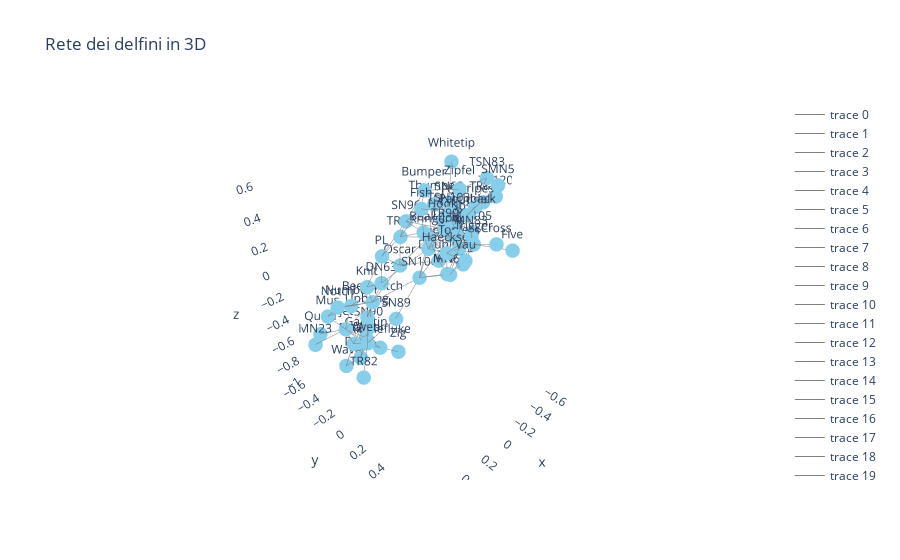

This figure's notebook cell:
### Code cell
# Creare layout 3D per la rete
pos_3d = nx.spring_layout(G, dim=3)

# Traccia degli archi
edge_trace = []
for edge in G.edges():
    x0, y0, z0 = pos_3d[edge[0]]
    x1, y1, z1 = pos_3d[edge[1]]
    edge_trace.append(go.Scatter3d(
        x=[x0, x1, None],
        y=[y0, y1, None],
        z=[z0, z1, None],
        mode='lines',
        line=dict(color='gray', width=1)
    ))

# Traccia dei nodi
node_trace = go.Scatter3d(
    x=[pos_3d[node][0] for node in G.nodes()],
    y=[pos_3d[node][1] for node in G.nodes()],
    z=[pos_3d[node][2] for node in G.nodes()],
    mode='markers+text',
    text=[node for node in G.nodes()],  # Usare l'ID del nodo come etichetta
    marker=dict(size=5, color='skyblue')
)

fig = go.Figure(data=edge_trace + [node_trace])
fig.update_layout(title="Rete dei delfini in 3D",
                  scene=dict(xaxis=dict(showbackground=False),
                             yaxis=dict(showbackground=False),
                             zaxis=dict(showbackground=False)))
fig.show()

### Figure 1 — Plotly figure (JSON) as saved in the notebook; plotly's stock layout.template omitted (floating-point values rounded to 4 significant figures)
{"data": [{"line": {"color": "gray", "width": 1}, "mode": "lines", "type": "scatter3d", "x": [0.01769, -0.007101, null], "y": [0.0848, 0.0413, null], "z": [0.2944, 0.4299, null]}, {"line": {"color": "gray", "width": 1}, "mode": "lines", "type": "scatter3d", "x": [0.01769, -0.2099, null], "y": [0.0848, 0.1411, null], "z": [0.2944, 0.2599, null]}, {"line": {"color": "gray", "width": 1}, "mode": "lines", "type": "scatter3d", "x": [0.01769, 0.02467, null], "y": [0.0848, 0.2895, null], "z": [0.2944, 0.2343, null]}, {"line": {"color": "gray", "width": 1}, "mode": "lines", "type": "scatter3d", "x": [0.01769, -0.04895, null], "y": [0.0848, 0.05958, null], "z": [0.2944, 0.1407, null]}, {"line": {"color": "gray", "width": 1}, "mode": "lines", "type": "scatter3d", "x": [0.01769, 0.03549, null], "y": [0.0848, -0.05389, null], "z": [0.2944, 0.3278, null]}, {"line": {"color": "gray", "width": 1}, "mode": "lines", "type": "scatter3d", "x": [0.01769, 0.08516, null], "y": [0.0848, -0.05615, null], "z": [0.2944, 0.2351, null]}, {"line": {"color": "gray", "width": 1}, "mode": "lines", "type": "scatter3d", "x": [0.2426, 0.3819, null], "y": [-0.1959, -0.3618, null], "z": [-0.2716, -0.5319, null]}, {"line": {"color": "gray", "width": 1}, "mode": "lines", "type": "scatter3d", "x": [0.2426, 0.2459, null], "y": [-0.1959, -0.2384, null], "z": [-0.2716, -0.1627, null]}, {"line": {"color": "gray", "width": 1}, "mode": "lines", "type": "scatter3d", "x": [0.2426, 0.433, null], "y": [-0.1959, -0.3459, null], "z": [-0.2716, -0.2952, null]}, {"line": {"color": "gray", "width": 1}, "mode": "lines", "type": "scatter3d", "x": [0.2426, 0.3447, null], "y": [-0.1959, -0.3132, null], "z": [-0.2716, -0.3133, null]}, {"line": {"color": "gray", "width": 1}, "mode": "lines", "type": "scatter3d", "x": [0.2426, 0.0906, null], "y": [-0.1959, -0.06481, null], "z": [-0.2716, 0.0205, null]}, {"line": {"color": "gray", "width": 1}, "mode": "lines", "type": "scatter3d", "x": [0.2426, 0.03631, null], "y": [-0.1959, 0.06247, null], "z": [-0.2716, -0.04258, null]}, {"line": {"color": "gray", "width": 1}, "mode": "lines", "type": "scatter3d", "x": [0.2426, 0.2554, null], "y": [-0.1959, -0.2565, null], "z": [-0.2716, -0.5303, null]}, {"line": {"color": "gray", "width": 1}, "mode": "lines", "type": "scatter3d", "x": [0.2426, 0.2651, null], "y": [-0.1959, -0.2433, null], "z": [-0.2716, -0.42, null]}, {"line": {"color": "gray", "width": 1}, "mode": "lines", "type": "scatter3d", "x": [-0.1441, -0.007101, null], "y": [-0.06989, 0.0413, null], "z": [0.4743, 0.4299, null]}, {"line": {"color": "gray", "width": 1}, "mode": "lines", "type": "scatter3d", "x": [-0.1441, 0.03549, null], "y": [-0.06989, -0.05389, null], "z": [0.4743, 0.3278, null]}, {"line": {"color": "gray", "width": 1}, "mode": "lines", "type": "scatter3d", "x": [-0.1441, -0.2553, null], "y": [-0.06989, -0.09037, null], "z": [0.4743, 0.3365, null]}, {"line": {"color": "gray", "width": 1}, "mode": "lines", "type": "scatter3d", "x": [-0.1441, -0.349, null], "y": [-0.06989, 0.04349, null], "z": [0.4743, 0.4555, null]}, {"line": {"color": "gray", "width": 1}, "mode": "lines", "type": "scatter3d", "x": [-0.1804, -0.06653, null], "y": [0.2489, 0.1367, null], "z": [0.0478, 0.0771, null]}, {"line": {"color": "gray", "width": 1}, "mode": "lines", "type": "scatter3d", "x": [-0.1804, -0.2099, null], "y": [0.2489, 0.1411, null], "z": [0.0478, 0.2599, null]}, {"line": {"color": "gray", "width": 1}, "mode": "lines", "type": "scatter3d", "x": [-0.1804, -0.02435, null], "y": [0.2489, 0.2533, null], "z": [0.0478, 0.04699, null]}, {"line": {"color": "gray", "width": 1}, "mode": "lines", "type": "scatter3d", "x": [0.04115, -0.04632, null], "y": [0.6525, 0.4319, null], "z": [0.4479, 0.3238, null]}, {"line": {"color": "gray", "width": 1}, "mode": "lines", "type": "scatter3d", "x": [0.3323, 0.2704, null], "y": [-0.2876, -0.3149, null], "z": [-0.8001, -0.7106, null]}, {"line": {"color": "gray", "width": 1}, "mode": "lines", "type": "scatter3d", "x": [0.3323, 0.2569, null], "y": [-0.2876, -0.2986, null], "z": [-0.8001, -0.654, null]}, {"line": {"color": "gray", "width": 1}, "mode": "lines", "type": "scatter3d", "x": [0.3323, 0.4209, null], "y": [-0.2876, -0.3617, null], "z": [-0.8001, -0.8752, null]}, {"line": {"color": "gray", "width": 1}, "mode": "lines", "type": "scatter3d", "x": [0.3323, 0.3115, null], "y": [-0.2876, -0.2039, null], "z": [-0.8001, -0.6123, null]}, {"line": {"color": "gray", "width": 1}, "mode": "lines", "type": "scatter3d", "x": [0.3592, 0.2704, null], "y": [-0.3173, -0.3149, null], "z": [-0.6602, -0.7106, null]}, {"line": {"color": "gray", "width": 1}, "mode": "lines", "type": "scatter3d", "x": [0.3592, 0.2569, null], "y": [-0.3173, -0.2986, null], "z": [-0.6602, -0.654, null]}, {"line": {"color": "gray", "width": 1}, "mode": "lines", "type": "scatter3d", "x": [0.3592, 0.3819, null], "y": [-0.3173, -0.3618, null], "z": [-0.6602, -0.5319, null]}, {"line": {"color": "gray", "width": 1}, "mode": "lines", "type": "scatter3d", "x": [0.3592, 0.2651, null], "y": [-0.3173, -0.2433, null], "z": [-0.6602, -0.42, null]}, {"line": {"color": "gray", "width": 1}, "mode": "lines", "type": "scatter3d", "x": [0.3592, 0.4209, null], "y": [-0.3173, -0.3617, null], "z": [-0.6602, -0.8752, null]}, {"line": {"color": "gray", "width": 1}, "mode": "lines", "type": "scatter3d", "x": [0.3592, 0.3115, null], "y": [-0.3173, -0.2039, null], "z": [-0.6602, -0.6123, null]}, {"line": {"color": "gray", "width": 1}, "mode": "lines", "type": "scatter3d", "x": [0.1781, 0.2459, null], "y": [-0.1631, -0.2384, null], "z": [-0.1262, -0.1627, null]}, {"line": {"color": "gray", "width": 1}, "mode": "lines", "type": "scatter3d", "x": [0.1781, 0.3447, null], "y": [-0.1631, -0.3132, null], "z": [-0.1262, -0.3133, null]}, {"line": {"color": "gray", "width": 1}, "mode": "lines", "type": "scatter3d", "x": [0.1781, 0.1628, null], "y": [-0.1631, -0.1584, null], "z": [-0.1262, 0.08182, null]}, {"line": {"color": "gray", "width": 1}, "mode": "lines", "type": "scatter3d", "x": [0.1781, -0.04895, null], "y": [-0.1631, 0.05958, null], "z": [-0.1262, 0.1407, null]}, {"line": {"color": "gray", "width": 1}, "mode": "lines", "type": "scatter3d", "x": [0.1781, 0.2651, null], "y": [-0.1631, -0.2433, null], "z": [-0.1262, -0.42, null]}, {"line": {"color": "gray", "width": 1}, "mode": "lines", "type": "scatter3d", "x": [-0.06653, -0.07776, null], "y": [0.1367, 0.03488, null], "z": [0.0771, 0.2042, null]}, {"line": {"color": "gray", "width": 1}, "mode": "lines", "type": "scatter3d", "x": [-0.06653, 0.0906, null], "y": [0.1367, -0.06481, null], "z": [0.0771, 0.0205, null]}, {"line": {"color": "gray", "width": 1}, "mode": "lines", "type": "scatter3d", "x": [-0.06653, -0.2108, null], "y": [0.1367, 0.1156, null], "z": [0.0771, 0.1979, null]}, {"line": {"color": "gray", "width": 1}, "mode": "lines", "type": "scatter3d", "x": [-0.06653, -0.08639, null], "y": [0.1367, 0.2887, null], "z": [0.0771, 0.2196, null]}, {"line": {"color": "gray", "width": 1}, "mode": "lines", "type": "scatter3d", "x": [-0.06653, -0.02435, null], "y": [0.1367, 0.2533, null], "z": [0.0771, 0.04699, null]}, {"line": {"color": "gray", "width": 1}, "mode": "lines", "type": "scatter3d", "x": [0.2704, 0.2569, null], "y": [-0.3149, -0.2986, null], "z": [-0.7106, -0.654, null]}, {"line": {"color": "gray", "width": 1}, "mode": "lines", "type": "scatter3d", "x": [0.2704, 0.3819, null], "y": [-0.3149, -0.3618, null], "z": [-0.7106, -0.5319, null]}, {"line": {"color": "gray", "width": 1}, "mode": "lines", "type": "scatter3d", "x": [0.2704, 0.1181, null], "y": [-0.3149, -0.3172, null], "z": [-0.7106, -0.8544, null]}, {"line": {"color": "gray", "width": 1}, "mode": "lines", "type": "scatter3d", "x": [0.2704, 0.2554, null], "y": [-0.3149, -0.2565, null], "z": [-0.7106, -0.5303, null]}, {"line": {"color": "gray", "width": 1}, "mode": "lines", "type": "scatter3d", "x": [0.2704, 0.3115, null], "y": [-0.3149, -0.2039, null], "z": [-0.7106, -0.6123, null]}, {"line": {"color": "gray", "width": 1}, "mode": "lines", "type": "scatter3d", "x": [-0.007101, -0.1603, null], "y": [0.0413, 0.2813, null], "z": [0.4299, 0.4191, null]}, {"line": {"color": "gray", "width": 1}, "mode": "lines", "type": "scatter3d", "x": [-0.007101, 0.03549, null], "y": [0.0413, -0.05389, null], "z": [0.4299, 0.3278, null]}, {"line": {"color": "gray", "width": 1}, "mode": "lines", "type": "scatter3d", "x": [-0.007101, 0.08516, null], "y": [0.0413, -0.05615, null], "z": [0.4299, 0.2351, null]}, {"line": {"color": "gray", "width": 1}, "mode": "lines", "type": "scatter3d", "x": [-0.05589, -0.04632, null], "y": [0.6922, 0.4319, null], "z": [0.3866, 0.3238, null]}, {"line": {"color": "gray", "width": 1}, "mode": "lines", "type": "scatter3d", "x": [-0.4878, -0.2888, null], "y": [-0.1192, 0.07575, null], "z": [0.2417, 0.2536, null]}, {"line": {"color": "gray", "width": 1}, "mode": "lines", "type": "scatter3d", "x": [0.2569, 0.3819, null], "y": [-0.2986, -0.3618, null], "z": [-0.654, -0.5319, null]}, {"line": {"color": "gray", "width": 1}, "mode": "lines", "type": "scatter3d", "x": [0.2569, 0.1181, null], "y": [-0.2986, -0.3172, null], "z": [-0.654, -0.8544, null]}, {"line": {"color": "gray", "width": 1}, "mode": "lines", "type": "scatter3d", "x": [0.2569, 0.2554, null], "y": [-0.2986, -0.2565, null], "z": [-0.654, -0.5303, null]}, {"line": {"color": "gray", "width": 1}, "mode": "lines", "type": "scatter3d", "x": [0.2569, 0.2651, null], "y": [-0.2986, -0.2433, null], "z": [-0.654, -0.42, null]}, {"line": {"color": "gray", "width": 1}, "mode": "lines", "type": "scatter3d", "x": [0.2569, 0.3115, null], "y": [-0.2986, -0.2039, null], "z": [-0.654, -0.6123, null]}, {"line": {"color": "gray", "width": 1}, "mode": "lines", "type": "scatter3d", "x": [-0.2099, -0.209, null], "y": [0.1411, 0.03487, null], "z": [0.2599, 0.283, null]}, {"line": {"color": "gray", "width": 1}, "mode": "lines", "type": "scatter3d", "x": [-0.2099, -0.1168, null], "y": [0.1411, 0.354, null], "z": [0.2599, 0.3174, null]}, {"line": {"color": "gray", "width": 1}, "mode": "lines", "type": "scatter3d", "x": [-0.2099, -0.2888, null], "y": [0.1411, 0.07575, null], "z": [0.2599, 0.2536, null]}, {"line": {"color": "gray", "width": 1}, "mode": "lines", "type": "scatter3d", "x": [-0.2099, -0.4089, null], "y": [0.1411, 0.02304, null], "z": [0.2599, 0.2412, null]}, {"line": {"color": "gray", "width": 1}, "mode": "lines", "type": "scatter3d", "x": [-0.2099, -0.2108, null], "y": [0.1411, 0.1156, null], "z": [0.2599, 0.1979, null]}, {"line": {"color": "gray", "width": 1}, "mode": "lines", "type": "scatter3d", "x": [-0.2099, -0.2852, null], "y": [0.1411, 0.01495, null], "z": [0.2599, 0.3742, null]}, {"line": {"color": "gray", "width": 1}, "mode": "lines", "type": "scatter3d", "x": [-0.2099, -0.04895, null], "y": [0.1411, 0.05958, null], "z": [0.2599, 0.1407, null]}, {"line": {"color": "gray", "width": 1}, "mode": "lines", "type": "scatter3d", "x": [-0.2099, -0.3895, null], "y": [0.1411, 0.1491, null], "z": [0.2599, 0.3498, null]}, {"line": {"color": "gray", "width": 1}, "mode": "lines", "type": "scatter3d", "x": [-0.2099, -0.09877, null], "y": [0.1411, 0.1556, null], "z": [0.2599, 0.299, null]}, {"line": {"color": "gray", "width": 1}, "mode": "lines", "type": "scatter3d", "x": [-0.2099, -0.1684, null], "y": [0.1411, 0.1202, null], "z": [0.2599, 0.3701, null]}, {"line": {"color": "gray", "width": 1}, "mode": "lines", "type": "scatter3d", "x": [0.02467, -0.06458, null], "y": [0.2895, 0.2865, null], "z": [0.2343, 0.3175, null]}, {"line": {"color": "gray", "width": 1}, "mode": "lines", "type": "scatter3d", "x": [0.02467, -0.1168, null], "y": [0.2895, 0.354, null], "z": [0.2343, 0.3174, null]}, {"line": {"color": "gray", "width": 1}, "mode": "lines", "type": "scatter3d", "x": [0.02467, -0.04895, null], "y": [0.2895, 0.05958, null], "z": [0.2343, 0.1407, null]}, {"line": {"color": "gray", "width": 1}, "mode": "lines", "type": "scatter3d", "x": [0.02467, -0.08639, null], "y": [0.2895, 0.2887, null], "z": [0.2343, 0.2196, null]}, {"line": {"color": "gray", "width": 1}, "mode": "lines", "type": "scatter3d", "x": [0.02467, 0.1048, null], "y": [0.2895, 0.5016, null], "z": [0.2343, 0.3094, null]}, {"line": {"color": "gray", "width": 1}, "mode": "lines", "type": "scatter3d", "x": [0.02467, -0.02435, null], "y": [0.2895, 0.2533, null], "z": [0.2343, 0.04699, null]}, {"line": {"color": "gray", "width": 1}, "mode": "lines", "type": "scatter3d", "x": [-0.209, -0.07776, null], "y": [0.03487, 0.03488, null], "z": [0.283, 0.2042, null]}, {"line": {"color": "gray", "width": 1}, "mode": "lines", "type": "scatter3d", "x": [-0.209, -0.2888, null], "y": [0.03487, 0.07575, null], "z": [0.283, 0.2536, null]}, {"line": {"color": "gray", "width": 1}, "mode": "lines", "type": "scatter3d", "x": [-0.209, -0.2108, null], "y": [0.03487, 0.1156, null], "z": [0.283, 0.1979, null]}, {"line": {"color": "gray", "width": 1}, "mode": "lines", "type": "scatter3d", "x": [-0.209, -0.2852, null], "y": [0.03487, 0.01495, null], "z": [0.283, 0.3742, null]}, {"line": {"color": "gray", "width": 1}, "mode": "lines", "type": "scatter3d", "x": [-0.209, -0.09877, null], "y": [0.03487, 0.1556, null], "z": [0.283, 0.299, null]}, {"line": {"color": "gray", "width": 1}, "mode": "lines", "type": "scatter3d", "x": [0.3819, 0.5795, null], "y": [-0.3618, -0.4834, null], "z": [-0.5319, -0.6354, null]}, {"line": {"color": "gray", "width": 1}, "mode": "lines", "type": "scatter3d", "x": [0.3819, 0.4751, null], "y": [-0.3618, -0.4243, null], "z": [-0.5319, -0.396, null]}, {"line": {"color": "gray", "width": 1}, "mode": "lines", "type": "scatter3d", "x": [0.3819, 0.3447, null], "y": [-0.3618, -0.3132, null], "z": [-0.5319, -0.3133, null]}, {"line": {"color": "gray", "width": 1}, "mode": "lines", "type": "scatter3d", "x": [0.3819, 0.4816, null], "y": [-0.3618, -0.567, null], "z": [-0.5319, -0.6429, null]}, {"line": {"color": "gray", "width": 1}, "mode": "lines", "type": "scatter3d", "x": [0.3819, 0.3115, null], "y": [-0.3618, -0.2039, null], "z": [-0.5319, -0.6123, null]}, {"line": {"color": "gray", "width": 1}, "mode": "lines", "type": "scatter3d", "x": [-0.06458, -0.07776, null], "y": [0.2865, 0.03488, null], "z": [0.3175, 0.2042, null]}, {"line": {"color": "gray", "width": 1}, "mode": "lines", "type": "scatter3d", "x": [-0.06458, -0.1996, null], "y": [0.2865, 0.2905, null], "z": [0.3175, 0.2923, null]}, {"line": {"color": "gray", "width": 1}, "mode": "lines", "type": "scatter3d", "x": [-0.06458, -0.1168, null], "y": [0.2865, 0.354, null], "z": [0.3175, 0.3174, null]}, {"line": {"color": "gray", "width": 1}, "mode": "lines", "type": "scatter3d", "x": [-0.06458, -0.1603, null], "y": [0.2865, 0.2813, null], "z": [0.3175, 0.4191, null]}, {"line": {"color": "gray", "width": 1}, "mode": "lines", "type": "scatter3d", "x": [-0.06458, -0.08639, null], "y": [0.2865, 0.2887, null], "z": [0.3175, 0.2196, null]}, {"line": {"color": "gray", "width": 1}, "mode": "lines", "type": "scatter3d", "x": [-0.06458, -0.04632, null], "y": [0.2865, 0.4319, null], "z": [0.3175, 0.3238, null]}, {"line": {"color": "gray", "width": 1}, "mode": "lines", "type": "scatter3d", "x": [0.2459, 0.1628, null], "y": [-0.2384, -0.1584, null], "z": [-0.1627, 0.08182, null]}, {"line": {"color": "gray", "width": 1}, "mode": "lines", "type": "scatter3d", "x": [0.2459, 0.2651, null], "y": [-0.2384, -0.2433, null], "z": [-0.1627, -0.42, null]}, {"line": {"color": "gray", "width": 1}, "mode": "lines", "type": "scatter3d", "x": [-0.07776, 0.0906, null], "y": [0.03488, -0.06481, null], "z": [0.2042, 0.0205, null]}, {"line": {"color": "gray", "width": 1}, "mode": "lines", "type": "scatter3d", "x": [-0.07776, 0.03631, null], "y": [0.03488, 0.06247, null], "z": [0.2042, -0.04258, null]}, {"line": {"color": "gray", "width": 1}, "mode": "lines", "type": "scatter3d", "x": [-0.07776, -0.2852, null], "y": [0.03488, 0.01495, null], "z": [0.2042, 0.3742, null]}, {"line": {"color": "gray", "width": 1}, "mode": "lines", "type": "scatter3d", "x": [-0.07776, -0.2553, null], "y": [0.03488, -0.09037, null], "z": [0.2042, 0.3365, null]}, {"line": {"color": "gray", "width": 1}, "mode": "lines", "type": "scatter3d", "x": [-0.07776, 0.08516, null], "y": [0.03488, -0.05615, null], "z": [0.2042, 0.2351, null]}, {"line": {"color": "gray", "width": 1}, "mode": "lines", "type": "scatter3d", "x": [-0.07776, -0.09877, null], "y": [0.03488, 0.1556, null], "z": [0.2042, 0.299, null]}, {"line": {"color": "gray", "width": 1}, "mode": "lines", "type": "scatter3d", "x": [-0.1996, -0.1603, null], "y": [0.2905, 0.2813, null], "z": [0.2923, 0.4191, null]}, {"line": {"color": "gray", "width": 1}, "mode": "lines", "type": "scatter3d", "x": [-0.1996, -0.2888, null], "y": [0.2905, 0.07575, null], "z": [0.2923, 0.2536, null]}, {"line": {"color": "gray", "width": 1}, "mode": "lines", "type": "scatter3d", "x": [-0.1996, -0.2108, null], "y": [0.2905, 0.1156, null], "z": [0.2923, 0.1979, null]}, {"line": {"color": "gray", "width": 1}, "mode": "lines", "type": "scatter3d", "x": [-0.1996, -0.08639, null], "y": [0.2905, 0.2887, null], "z": [0.2923, 0.2196, null]}, {"line": {"color": "gray", "width": 1}, "mode": "lines", "type": "scatter3d", "x": [-0.1996, -0.04632, null], "y": [0.2905, 0.4319, null], "z": [0.2923, 0.3238, null]}, {"line": {"color": "gray", "width": 1}, "mode": "lines", "type": "scatter3d", "x": [0.03482, 0.03631, null], "y": [0.3296, 0.06247, null], "z": [0.1046, -0.04258, null]}, {"line": {"color": "gray", "width": 1}, "mode": "lines", "type": "scatter3d", "x": [0.03482, -0.08639, null], "y": [0.3296, 0.2887, null], "z": [0.1046, 0.2196, null]}, {"line": {"color": "gray", "width": 1}, "mode": "lines", "type": "scatter3d", "x": [0.03482, -0.04632, null], "y": [0.3296, 0.4319, null], "z": [0.1046, 0.3238, null]}, {"line": {"color": "gray", "width": 1}, "mode": "lines", "type": "scatter3d", "x": [-0.1168, -0.1603, null], "y": [0.354, 0.2813, null], "z": [0.3174, 0.4191, null]}, {"line": {"color": "gray", "width": 1}, "mode": "lines", "type": "scatter3d", "x": [-0.1168, -0.08639, null], "y": [0.354, 0.2887, null], "z": [0.3174, 0.2196, null]}, {"line": {"color": "gray", "width": 1}, "mode": "lines", "type": "scatter3d", "x": [-0.1168, -0.04632, null], "y": [0.354, 0.4319, null], "z": [0.3174, 0.3238, null]}, {"line": {"color": "gray", "width": 1}, "mode": "lines", "type": "scatter3d", "x": [0.4751, 0.433, null], "y": [-0.4243, -0.3459, null], "z": [-0.396, -0.2952, null]}, {"line": {"color": "gray", "width": 1}, "mode": "lines", "type": "scatter3d", "x": [0.4751, 0.3447, null], "y": [-0.4243, -0.3132, null], "z": [-0.396, -0.3133, null]}, {"line": {"color": "gray", "width": 1}, "mode": "lines", "type": "scatter3d", "x": [0.433, 0.3447, null], "y": [-0.3459, -0.3132, null], "z": [-0.2952, -0.3133, null]}, {"line": {"color": "gray", "width": 1}, "mode": "lines", "type": "scatter3d", "x": [0.0906, 0.1628, null], "y": [-0.06481, -0.1584, null], "z": [0.0205, 0.08182, null]}, {"line": {"color": "gray", "width": 1}, "mode": "lines", "type": "scatter3d", "x": [0.0906, 0.08516, null], "y": [-0.06481, -0.05615, null], "z": [0.0205, 0.2351, null]}, {"line": {"color": "gray", "width": 1}, "mode": "lines", "type": "scatter3d", "x": [-0.1603, -0.2198, null], "y": [0.2813, 0.4387, null], "z": [0.4191, 0.6344, null]}, {"line": {"color": "gray", "width": 1}, "mode": "lines", "type": "scatter3d", "x": [-0.1603, -0.3895, null], "y": [0.2813, 0.1491, null], "z": [0.4191, 0.3498, null]}, {"line": {"color": "gray", "width": 1}, "mode": "lines", "type": "scatter3d", "x": [-0.1603, -0.08639, null], "y": [0.2813, 0.2887, null], "z": [0.4191, 0.2196, null]}, {"line": {"color": "gray", "width": 1}, "mode": "lines", "type": "scatter3d", "x": [-0.1603, -0.04632, null], "y": [0.2813, 0.4319, null], "z": [0.4191, 0.3238, null]}, {"line": {"color": "gray", "width": 1}, "mode": "lines", "type": "scatter3d", "x": [-0.1603, -0.1684, null], "y": [0.2813, 0.1202, null], "z": [0.4191, 0.3701, null]}, {"line": {"color": "gray", "width": 1}, "mode": "lines", "type": "scatter3d", "x": [0.1628, 0.03549, null], "y": [-0.1584, -0.05389, null], "z": [0.08182, 0.3278, null]}, {"line": {"color": "gray", "width": 1}, "mode": "lines", "type": "scatter3d", "x": [0.1628, 0.08516, null], "y": [-0.1584, -0.05615, null], "z": [0.08182, 0.2351, null]}, {"line": {"color": "gray", "width": 1}, "mode": "lines", "type": "scatter3d", "x": [0.1181, -0.05437, null], "y": [-0.3172, -0.3002, null], "z": [-0.8544, -1, null]}, {"line": {"color": "gray", "width": 1}, "mode": "lines", "type": "scatter3d", "x": [-0.2888, -0.4089, null], "y": [0.07575, 0.02304, null], "z": [0.2536, 0.2412, null]}, {"line": {"color": "gray", "width": 1}, "mode": "lines", "type": "scatter3d", "x": [-0.2888, -0.2108, null], "y": [0.07575, 0.1156, null], "z": [0.2536, 0.1979, null]}, {"line": {"color": "gray", "width": 1}, "mode": "lines", "type": "scatter3d", "x": [-0.2888, -0.2852, null], "y": [0.07575, 0.01495, null], "z": [0.2536, 0.3742, null]}, {"line": {"color": "gray", "width": 1}, "mode": "lines", "type": "scatter3d", "x": [-0.2888, -0.04895, null], "y": [0.07575, 0.05958, null], "z": [0.2536, 0.1407, null]}, {"line": {"color": "gray", "width": 1}, "mode": "lines", "type": "scatter3d", "x": [-0.2888, -0.3895, null], "y": [0.07575, 0.1491, null], "z": [0.2536, 0.3498, null]}, {"line": {"color": "gray", "width": 1}, "mode": "lines", "type": "scatter3d", "x": [-0.2888, -0.09877, null], "y": [0.07575, 0.1556, null], "z": [0.2536, 0.299, null]}, {"line": {"color": "gray", "width": 1}, "mode": "lines", "type": "scatter3d", "x": [-0.4089, -0.2108, null], "y": [0.02304, 0.1156, null], "z": [0.2412, 0.1979, null]}, {"line": {"color": "gray", "width": 1}, "mode": "lines", "type": "scatter3d", "x": [-0.4089, -0.2553, null], "y": [0.02304, -0.09037, null], "z": [0.2412, 0.3365, null]}, {"line": {"color": "gray", "width": 1}, "mode": "lines", "type": "scatter3d", "x": [-0.4089, -0.6687, null], "y": [0.02304, -0.002599, null], "z": [0.2412, 0.2467, null]}, {"line": {"color": "gray", "width": 1}, "mode": "lines", "type": "scatter3d", "x": [0.03631, -0.2108, null], "y": [0.06247, 0.1156, null], "z": [-0.04258, 0.1979, null]}, {"line": {"color": "gray", "width": 1}, "mode": "lines", "type": "scatter3d", "x": [0.03631, 0.1758, null], "y": [0.06247, -0.03253, null], "z": [-0.04258, -0.3646, null]}, {"line": {"color": "gray", "width": 1}, "mode": "lines", "type": "scatter3d", "x": [0.03631, -0.04895, null], "y": [0.06247, 0.05958, null], "z": [-0.04258, 0.1407, null]}, {"line": {"color": "gray", "width": 1}, "mode": "lines", "type": "scatter3d", "x": [0.03631, -0.02435, null], "y": [0.06247, 0.2533, null], "z": [-0.04258, 0.04699, null]}, {"line": {"color": "gray", "width": 1}, "mode": "lines", "type": "scatter3d", "x": [-0.2108, -0.04895, null], "y": [0.1156, 0.05958, null], "z": [0.1979, 0.1407, null]}, {"line": {"color": "gray", "width": 1}, "mode": "lines", "type": "scatter3d", "x": [-0.2108, -0.3895, null], "y": [0.1156, 0.1491, null], "z": [0.1979, 0.3498, null]}, {"line": {"color": "gray", "width": 1}, "mode": "lines", "type": "scatter3d", "x": [-0.2108, -0.08639, null], "y": [0.1156, 0.2887, null], "z": [0.1979, 0.2196, null]}, {"line": {"color": "gray", "width": 1}, "mode": "lines", "type": "scatter3d", "x": [-0.2108, -0.349, null], "y": [0.1156, 0.04349, null], "z": [0.1979, 0.4555, null]}, {"line": {"color": "gray", "width": 1}, "mode": "lines", "type": "scatter3d", "x": [-0.2852, -0.3895, null], "y": [0.01495, 0.1491, null], "z": [0.3742, 0.3498, null]}, {"line": {"color": "gray", "width": 1}, "mode": "lines", "type": "scatter3d", "x": [-0.2852, -0.2553, null], "y": [0.01495, -0.09037, null], "z": [0.3742, 0.3365, null]}, {"line": {"color": "gray", "width": 1}, "mode": "lines", "type": "scatter3d", "x": [-0.2852, -0.1684, null], "y": [0.01495, 0.1202, null], "z": [0.3742, 0.3701, null]}, {"line": {"color": "gray", "width": 1}, "mode": "lines", "type": "scatter3d", "x": [-0.2852, -0.4285, null], "y": [0.01495, -0.1045, null], "z": [0.3742, 0.5808, null]}, {"line": {"color": "gray", "width": 1}, "mode": "lines", "type": "scatter3d", "x": [0.1758, 0.3115, null], "y": [-0.03253, -0.2039, null], "z": [-0.3646, -0.6123, null]}, {"line": {"color": "gray", "width": 1}, "mode": "lines", "type": "scatter3d", "x": [-0.04895, -0.1684, null], "y": [0.05958, 0.1202, null], "z": [0.1407, 0.3701, null]}, {"line": {"color": "gray", "width": 1}, "mode": "lines", "type": "scatter3d", "x": [0.2554, 0.2651, null], "y": [-0.2565, -0.2433, null], "z": [-0.5303, -0.42, null]}, {"line": {"color": "gray", "width": 1}, "mode": "lines", "type": "scatter3d", "x": [0.2554, 0.3115, null], "y": [-0.2565, -0.2039, null], "z": [-0.5303, -0.6123, null]}, {"line": {"color": "gray", "width": 1}, "mode": "lines", "type": "scatter3d", "x": [0.03549, 0.08516, null], "y": [-0.05389, -0.05615, null], "z": [0.3278, 0.2351, null]}, {"line": {"color": "gray", "width": 1}, "mode": "lines", "type": "scatter3d", "x": [0.03549, -0.09877, null], "y": [-0.05389, 0.1556, null], "z": [0.3278, 0.299, null]}, {"line": {"color": "gray", "width": 1}, "mode": "lines", "type": "scatter3d", "x": [-0.3895, -0.6597, null], "y": [0.1491, 0.11, null], "z": [0.3498, 0.3288, null]}, {"line": {"color": "gray", "width": 1}, "mode": "lines", "type": "scatter3d", "x": [-0.3895, -0.5296, null], "y": [0.1491, 0.1209, null], "z": [0.3498, 0.5023, null]}, {"line": {"color": "gray", "width": 1}, "mode": "lines", "type": "scatter3d", "x": [-0.08639, -0.09877, null], "y": [0.2887, 0.1556, null], "z": [0.2196, 0.299, null]}, {"line": {"color": "gray", "width": 1}, "mode": "lines", "type": "scatter3d", "x": [-0.08639, -0.04632, null], "y": [0.2887, 0.4319, null], "z": [0.2196, 0.3238, null]}, {"line": {"color": "gray", "width": 1}, "mode": "lines", "type": "scatter3d", "x": [-0.08639, -0.02435, null], "y": [0.2887, 0.2533, null], "z": [0.2196, 0.04699, null]}, {"line": {"color": "gray", "width": 1}, "mode": "lines", "type": "scatter3d", "x": [-0.6597, -0.6687, null], "y": [0.11, -0.002599, null], "z": [0.3288, 0.2467, null]}, {"line": {"color": "gray", "width": 1}, "mode": "lines", "type": "scatter3d", "x": [0.4396, 0.3115, null], "y": [-0.1169, -0.2039, null], "z": [-0.8095, -0.6123, null]}, {"line": {"color": "gray", "width": 1}, "mode": "lines", "type": "scatter3d", "x": [-0.09877, -0.04632, null], "y": [0.1556, 0.4319, null], "z": [0.299, 0.3238, null]}, {"line": {"color": "gray", "width": 1}, "mode": "lines", "type": "scatter3d", "x": [-0.04632, 0.1048, null], "y": [0.4319, 0.5016, null], "z": [0.3238, 0.3094, null]}, {"line": {"color": "gray", "width": 1}, "mode": "lines", "type": "scatter3d", "x": [-0.5296, -0.349, null], "y": [0.1209, 0.04349, null], "z": [0.5023, 0.4555, null]}, {"line": {"color": "gray", "width": 1}, "mode": "lines", "type": "scatter3d", "x": [0.2651, 0.3115, null], "y": [-0.2433, -0.2039, null], "z": [-0.42, -0.6123, null]}, {"marker": {"color": "skyblue", "size": 5}, "mode": "markers+text", "text": ["Beak", "Beescratch", "Bumper", "CCL", "Cross", "DN16", "DN21", "DN63", "Double", "Feather", "Fish", "Five", "Fork", "Gallatin", "Grin", "Haecksel", "Hook", "Jet", "Jonah", "Knit", "Kringel", "MN105", "MN23", "MN60", "MN83", "Mus", "Notch", "Number1", "Oscar", "Patchback", "PL", "Quasi", "Ripplefluke", "Scabs", "Shmuddel", "SMN5", "SN100", "SN4", "SN63", "SN89", "SN9", "SN90", "SN96", "Stripes", "Thumper", "Topless", "TR120", "TR77", "TR82", "TR88", "TR99", "Trigger", "TSN103", "TSN83", "Upbang", "Vau", "Wave", "Web", "Whitetip", "Zap", "Zig", "Zipfel"], "type": "scatter3d", "x": [0.01769, 0.2426, -0.1441, -0.1804, 0.04115, 0.3323, 0.3592, 0.1781, -0.06653, 0.2704, -0.007101, -0.05589, -0.4878, 0.2569, -0.2099, 0.02467, -0.209, 0.3819, -0.06458, 0.2459, -0.07776, -0.1996, 0.5795, 0.03482, -0.1168, 0.4751, 0.433, 0.3447, 0.0906, -0.1603, 0.1628, 0.4816, 0.1181, -0.2888, -0.4089, -0.2198, 0.03631, -0.2108, -0.2852, 0.1758, -0.04895, 0.2554, 0.03549, -0.3895, -0.2553, -0.08639, -0.6597, 0.08516, 0.4396, -0.6687, -0.09877, -0.04632, -0.1684, -0.5296, 0.2651, 0.1048, 0.4209, 0.3115, -0.4285, -0.02435, -0.05437, -0.349], "y": [0.0848, -0.1959, -0.06989, 0.2489, 0.6525, -0.2876, -0.3173, -0.1631, 0.1367, -0.3149, 0.0413, 0.6922, -0.1192, -0.2986, 0.1411, 0.2895, 0.03487, -0.3618, 0.2865, -0.2384, 0.03488, 0.2905, -0.4834, 0.3296, 0.354, -0.4243, -0.3459, -0.3132, -0.06481, 0.2813, -0.1584, -0.567, -0.3172, 0.07575, 0.02304, 0.4387, 0.06247, 0.1156, 0.01495, -0.03253, 0.05958, -0.2565, -0.05389, 0.1491, -0.09037, 0.2887, 0.11, -0.05615, -0.1169, -0.002599, 0.1556, 0.4319, 0.1202, 0.1209, -0.2433, 0.5016, -0.3617, -0.2039, -0.1045, 0.2533, -0.3002, 0.04349], "z": [0.2944, -0.2716, 0.4743, 0.0478, 0.4479, -0.8001, -0.6602, -0.1262, 0.0771, -0.7106, 0.4299, 0.3866, 0.2417, -0.654, 0.2599, 0.2343, 0.283, -0.5319, 0.3175, -0.1627, 0.2042, 0.2923, -0.6354, 0.1046, 0.3174, -0.396, -0.2952, -0.3133, 0.0205, 0.4191, 0.08182, -0.6429, -0.8544, 0.2536, 0.2412, 0.6344, -0.04258, 0.1979, 0.3742, -0.3646, 0.1407, -0.5303, 0.3278, 0.3498, 0.3365, 0.2196, 0.3288, 0.2351, -0.8095, 0.2467, 0.299, 0.3238, 0.3701, 0.5023, -0.42, 0.3094, -0.8752, -0.6123, 0.5808, 0.04699, -1, 0.4555]}], "layout": {"scene": {"xaxis": {"showbackground": false}, "yaxis": {"showbackground": false}, "zaxis": {"showbackground": false}}, "title": {"text": "Rete dei delfini in 3D"}}}
